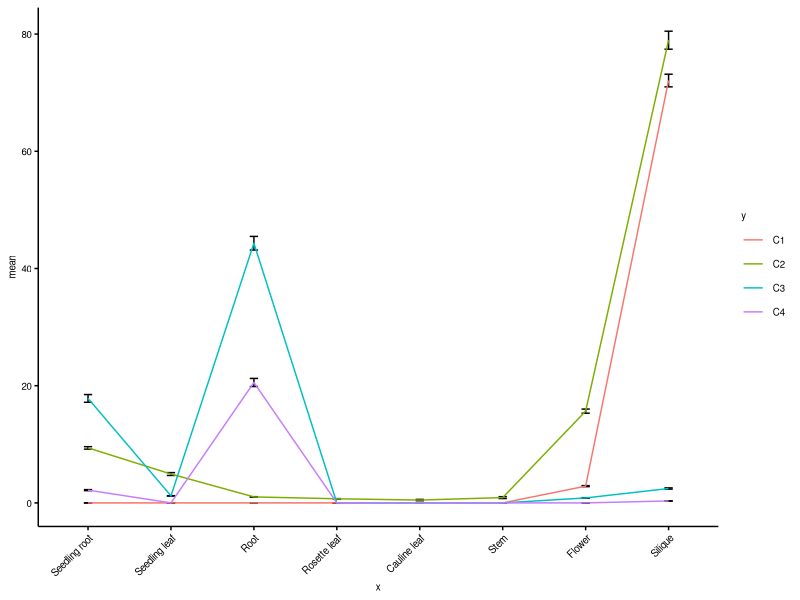
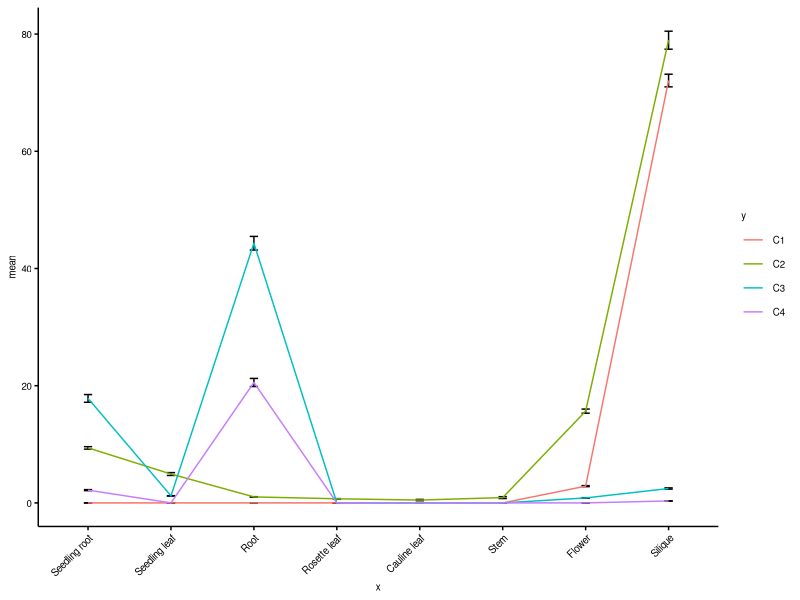

Write R code to recreate these figures, in order.
library(ggplot2)
library(plyr)
library(dplyr)
library("reshape2")

main_theme = theme(panel.background=element_blank(),
                   panel.grid=element_blank(),
                   axis.line.x=element_line(size=.5, colour="black"),
                   axis.line.y=element_line(size=.5, colour="black"),
                   axis.ticks=element_line(color="black"),
                   axis.text=element_text(color="black", size=7),
                   legend.position="right",
                   legend.background=element_blank(),
                   legend.key=element_blank(),
                   legend.text= element_text(size=7),
                   text=element_text(family="sans", size=7))

# Figure 3C TPS tissue-specific Compound 1-4
average = read.table("fig3c.mean.txt", header=T, sep="\t") 
sd = read.table("fig3c.SD.txt", header=T, sep="\t") 
melt_average = as.data.frame(melt(average, id.vars="X"))
melt_sd = as.data.frame(melt(sd, id.vars="X"))
melt_all = cbind(melt_average,melt_sd$value)
colnames(melt_all) = c("x","y","mean","sd")
melt_all$x  = factor(melt_all$x, levels=average$X)   # set group order

p=ggplot(melt_all, aes(x=x, y=mean, colour=y, group=y)) + 
  geom_errorbar(aes(ymin=mean-sd, ymax=mean+sd), colour="black", width=.1,size=.5) +
  geom_line() + main_theme +theme(axis.text.x=element_text(angle=45,vjust=1, hjust=1))

p
ggsave("fig3c_line_errorbar.pdf", p, width = 4, height = 3)
